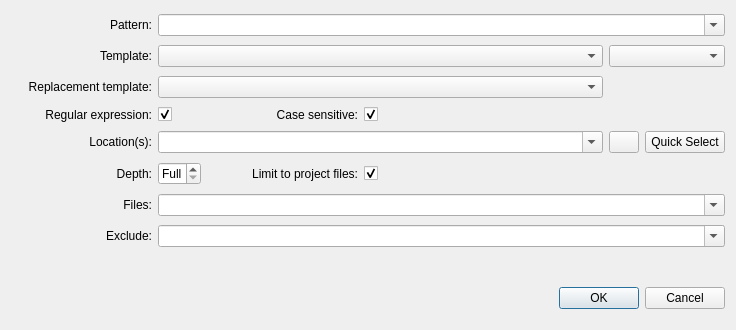
<?xml version="1.0" encoding="UTF-8"?>
<ui version="4.0">
 <class>GrepWidget</class>
 <widget class="QWidget" name="GrepWidget">
  <property name="geometry">
   <rect>
    <x>0</x>
    <y>0</y>
    <width>730</width>
    <height>330</height>
   </rect>
  </property>
  <property name="sizePolicy">
   <sizepolicy hsizetype="Preferred" vsizetype="Preferred">
    <horstretch>0</horstretch>
    <verstretch>0</verstretch>
   </sizepolicy>
  </property>
  <property name="maximumSize">
   <size>
    <width>16777215</width>
    <height>16777215</height>
   </size>
  </property>
  <property name="windowTitle">
   <string>Find-Replace In Files</string>
  </property>
  <layout class="QGridLayout">
   <item row="0" column="1" colspan="5">
    <widget class="QComboBox" name="patternCombo">
     <property name="sizePolicy">
      <sizepolicy hsizetype="Preferred" vsizetype="Fixed">
       <horstretch>0</horstretch>
       <verstretch>0</verstretch>
      </sizepolicy>
     </property>
     <property name="toolTip">
      <string>Enter the regular expression you want to search for here.</string>
     </property>
     <property name="whatsThis">
      <string>&lt;!DOCTYPE HTML PUBLIC &quot;-//W3C//DTD HTML 4.0//EN&quot; &quot;http://www.w3.org/TR/REC-html40/strict.dtd&quot;&gt;
&lt;html&gt;&lt;head&gt;&lt;meta name=&quot;qrichtext&quot; content=&quot;1&quot; /&gt;&lt;style type=&quot;text/css&quot;&gt;
p, li { white-space: pre-wrap; }
&lt;/style&gt;&lt;/head&gt;&lt;body style=&quot; font-family:'Sans Serif'; font-size:9pt; font-weight:400; font-style:normal;&quot;&gt;
&lt;p style=&quot; margin-top:0px; margin-bottom:0px; margin-left:0px; margin-right:0px; -qt-block-indent:0; text-indent:0px;&quot;&gt;Enter the regular expression you want to search for here.&lt;/p&gt;
&lt;p style=&quot; margin-top:12px; margin-bottom:12px; margin-left:0px; margin-right:0px; -qt-block-indent:0; text-indent:0px;&quot;&gt;If you do not check &quot;Regular Expression&quot; below, this is considered a raw string. That means, all meta characters are escaped.&lt;/p&gt;
&lt;p style=&quot; margin-top:12px; margin-bottom:12px; margin-left:0px; margin-right:0px; -qt-block-indent:0; text-indent:0px;&quot;&gt;Possible meta characters are:&lt;/p&gt;
&lt;ul style=&quot;margin-top: 0px; margin-bottom: 0px; margin-left: 0px; margin-right: 0px; -qt-list-indent: 1;&quot;&gt;&lt;li style=&quot; margin-top:12px; margin-bottom:0px; margin-left:0px; margin-right:0px; -qt-block-indent:0; text-indent:0px;&quot;&gt;&lt;span style=&quot; font-weight:600;&quot;&gt;.&lt;/span&gt; - Matches any character&lt;/li&gt;
&lt;li style=&quot; margin-top:0px; margin-bottom:0px; margin-left:0px; margin-right:0px; -qt-block-indent:0; text-indent:0px;&quot;&gt;&lt;span style=&quot; font-weight:600;&quot;&gt;^&lt;/span&gt; - Matches the beginning of a line&lt;/li&gt;
&lt;li style=&quot; margin-top:0px; margin-bottom:0px; margin-left:0px; margin-right:0px; -qt-block-indent:0; text-indent:0px;&quot;&gt;&lt;span style=&quot; font-weight:600;&quot;&gt;$&lt;/span&gt; - Matches the end of a line&lt;/li&gt;
&lt;li style=&quot; margin-top:0px; margin-bottom:0px; margin-left:0px; margin-right:0px; -qt-block-indent:0; text-indent:0px;&quot;&gt;&lt;span style=&quot; font-weight:600;&quot;&gt;\b&lt;/span&gt; - Matches a word boundary&lt;/li&gt;
&lt;li style=&quot; margin-top:0px; margin-bottom:12px; margin-left:0px; margin-right:0px; -qt-block-indent:0; text-indent:0px;&quot;&gt;&lt;span style=&quot; font-weight:600;&quot;&gt;\s&lt;/span&gt; - Matches any whitespace character&lt;/li&gt;&lt;/ul&gt;
&lt;p style=&quot; margin-top:0px; margin-bottom:0px; margin-left:0px; margin-right:0px; -qt-block-indent:0; text-indent:0px;&quot;&gt;The following repetition operators exist:&lt;/p&gt;
&lt;ul style=&quot;margin-top: 0px; margin-bottom: 0px; margin-left: 0px; margin-right: 0px; -qt-list-indent: 1;&quot;&gt;&lt;li style=&quot; margin-top:12px; margin-bottom:0px; margin-left:0px; margin-right:0px; -qt-block-indent:0; text-indent:0px;&quot;&gt;&lt;span style=&quot; font-weight:600;&quot;&gt;?&lt;/span&gt; - The preceding item is matched at most once&lt;/li&gt;
&lt;li style=&quot; margin-top:0px; margin-bottom:0px; margin-left:0px; margin-right:0px; -qt-block-indent:0; text-indent:0px;&quot;&gt;&lt;span style=&quot; font-weight:600;&quot;&gt;*&lt;/span&gt; - The preceding item is matched zero or more times&lt;/li&gt;
&lt;li style=&quot; margin-top:0px; margin-bottom:0px; margin-left:0px; margin-right:0px; -qt-block-indent:0; text-indent:0px;&quot;&gt;&lt;span style=&quot; font-weight:600;&quot;&gt;+&lt;/span&gt; - The preceding item is matched one or more times&lt;/li&gt;
&lt;li style=&quot; margin-top:0px; margin-bottom:0px; margin-left:0px; margin-right:0px; -qt-block-indent:0; text-indent:0px;&quot;&gt;&lt;span style=&quot; font-weight:600;&quot;&gt;{&lt;/span&gt;&lt;span style=&quot; font-weight:600; font-style:italic;&quot;&gt;n&lt;/span&gt;&lt;span style=&quot; font-weight:600;&quot;&gt;}&lt;/span&gt; - The preceding item is matched exactly &lt;span style=&quot; font-style:italic;&quot;&gt;n&lt;/span&gt; times&lt;/li&gt;
&lt;li style=&quot; margin-top:0px; margin-bottom:0px; margin-left:0px; margin-right:0px; -qt-block-indent:0; text-indent:0px;&quot;&gt;&lt;span style=&quot; font-weight:600;&quot;&gt;{&lt;/span&gt;&lt;span style=&quot; font-weight:600; font-style:italic;&quot;&gt;n&lt;/span&gt;&lt;span style=&quot; font-weight:600;&quot;&gt;,}&lt;/span&gt; - The preceding item is matched &lt;span style=&quot; font-style:italic;&quot;&gt;n&lt;/span&gt; or more times&lt;/li&gt;
&lt;li style=&quot; margin-top:0px; margin-bottom:0px; margin-left:0px; margin-right:0px; -qt-block-indent:0; text-indent:0px;&quot;&gt;&lt;span style=&quot; font-weight:600;&quot;&gt;{,&lt;/span&gt;&lt;span style=&quot; font-weight:600; font-style:italic;&quot;&gt;n&lt;/span&gt;&lt;span style=&quot; font-weight:600;&quot;&gt;}&lt;/span&gt; - The preceding item is matched at most &lt;span style=&quot; font-style:italic;&quot;&gt;n&lt;/span&gt; times&lt;/li&gt;
&lt;li style=&quot; margin-top:0px; margin-bottom:12px; margin-left:0px; margin-right:0px; -qt-block-indent:0; text-indent:0px;&quot;&gt;&lt;span style=&quot; font-weight:600;&quot;&gt;{&lt;/span&gt;&lt;span style=&quot; font-weight:600; font-style:italic;&quot;&gt;n&lt;/span&gt;&lt;span style=&quot; font-weight:600;&quot;&gt;,&lt;/span&gt;&lt;span style=&quot; font-weight:600; font-style:italic;&quot;&gt;m&lt;/span&gt;&lt;span style=&quot; font-weight:600;&quot;&gt;}&lt;/span&gt; - The preceding item is matched at least &lt;span style=&quot; font-style:italic;&quot;&gt;n&lt;/span&gt;, but at most &lt;span style=&quot; font-style:italic;&quot;&gt;m&lt;/span&gt; times.&lt;/li&gt;&lt;/ul&gt;
&lt;p style=&quot; margin-top:0px; margin-bottom:0px; margin-left:0px; margin-right:0px; -qt-block-indent:0; text-indent:0px;&quot;&gt;Furthermore, backreferences to bracketed subexpressions are available via the notation \&lt;span style=&quot; font-style:italic;&quot;&gt;n&lt;/span&gt;.&lt;/p&gt;
&lt;p style=&quot; margin-top:12px; margin-bottom:12px; margin-left:0px; margin-right:0px; -qt-block-indent:0; text-indent:0px;&quot;&gt;For further reference, look at &lt;a href=&quot;http://www.pcre.org&quot;&gt;&lt;span style=&quot; text-decoration: underline; color:#0057ae;&quot;&gt;www.pcre.org&lt;/span&gt;&lt;/a&gt; or &lt;span style=&quot; font-style:italic;&quot;&gt;man pcresyntax.&lt;/span&gt;&lt;/p&gt;&lt;/body&gt;&lt;/html&gt;</string>
     </property>
     <property name="editable">
      <bool>true</bool>
     </property>
     <property name="autoCompletion">
      <bool>false</bool>
     </property>
    </widget>
   </item>
   <item row="1" column="0">
    <widget class="QLabel" name="label_9">
     <property name="text">
      <string>Template:</string>
     </property>
     <property name="alignment">
      <set>Qt::AlignRight|Qt::AlignTrailing|Qt::AlignVCenter</set>
     </property>
     <property name="buddy">
      <cstring>templateEdit</cstring>
     </property>
    </widget>
   </item>
   <item row="1" column="1" colspan="3">
    <widget class="KComboBox" name="templateEdit">
     <property name="toolTip">
      <string>This is the regular expression template.</string>
     </property>
     <property name="whatsThis">
      <string>This is the regular expression template. &lt;i&gt;%s&lt;/i&gt; will be replaced by the pattern, while &lt;i&gt;%%&lt;/i&gt; will be replaced by &lt;i&gt;%&lt;/i&gt;.</string>
     </property>
    </widget>
   </item>
   <item row="5" column="5">
    <widget class="QPushButton" name="syncButton">
     <property name="toolTip">
      <string>Quickly select location from a set of directories</string>
     </property>
     <property name="text">
      <string>Quick Select</string>
     </property>
    </widget>
   </item>
   <item row="6" column="0">
    <widget class="QLabel" name="depthLabel">
     <property name="text">
      <string>Depth:</string>
     </property>
     <property name="alignment">
      <set>Qt::AlignRight|Qt::AlignTrailing|Qt::AlignVCenter</set>
     </property>
     <property name="buddy">
      <cstring>depthSpin</cstring>
     </property>
    </widget>
   </item>
   <item row="6" column="1">
    <widget class="QSpinBox" name="depthSpin">
     <property name="toolTip">
      <string extracomment="Maximum level of recursion. For folder-based searches, that means the level of subfolders. Choose 0 to look only in files inside the current folder, or Full to search also on the subfoldersâ€™s files, theirs subfoldersâ€™ files, and so on."/>
     </property>
     <property name="specialValueText">
      <string extracomment="Full recursion will be used. For folder-based searches, that means searching in the target folder and all the subfolders, their subfolders, and so on.">Full</string>
     </property>
     <property name="minimum">
      <number>-1</number>
     </property>
     <property name="value">
      <number>-1</number>
     </property>
    </widget>
   </item>
   <item row="0" column="0">
    <widget class="QLabel" name="label_8">
     <property name="text">
      <string>Pattern:</string>
     </property>
     <property name="alignment">
      <set>Qt::AlignRight|Qt::AlignTrailing|Qt::AlignVCenter</set>
     </property>
     <property name="buddy">
      <cstring>patternCombo</cstring>
     </property>
    </widget>
   </item>
   <item row="7" column="0">
    <widget class="QLabel" name="label">
     <property name="text">
      <string>Files:</string>
     </property>
     <property name="alignment">
      <set>Qt::AlignRight|Qt::AlignTrailing|Qt::AlignVCenter</set>
     </property>
     <property name="buddy">
      <cstring>filesCombo</cstring>
     </property>
    </widget>
   </item>
   <item row="3" column="2">
    <widget class="QLabel" name="label_11">
     <property name="text">
      <string>Case sensitive:</string>
     </property>
     <property name="alignment">
      <set>Qt::AlignRight|Qt::AlignTrailing|Qt::AlignVCenter</set>
     </property>
     <property name="buddy">
      <cstring>caseSensitiveCheck</cstring>
     </property>
    </widget>
   </item>
   <item row="3" column="3">
    <widget class="QCheckBox" name="caseSensitiveCheck">
     <property name="sizePolicy">
      <sizepolicy hsizetype="Expanding" vsizetype="Fixed">
       <horstretch>0</horstretch>
       <verstretch>0</verstretch>
      </sizepolicy>
     </property>
     <property name="toolTip">
      <string>Case-sensitive searching.</string>
     </property>
     <property name="text">
      <string/>
     </property>
     <property name="checked">
      <bool>true</bool>
     </property>
    </widget>
   </item>
   <item row="5" column="0">
    <widget class="QLabel" name="label_5">
     <property name="text">
      <string>Location(s):</string>
     </property>
     <property name="alignment">
      <set>Qt::AlignRight|Qt::AlignTrailing|Qt::AlignVCenter</set>
     </property>
     <property name="buddy">
      <cstring>searchPaths</cstring>
     </property>
    </widget>
   </item>
   <item row="7" column="1" colspan="5">
    <widget class="KComboBox" name="filesCombo">
     <property name="toolTip">
      <string>Files filter.</string>
     </property>
     <property name="whatsThis">
      <string>Enter the file name pattern of the files to search here. You may give several patterns separated by commas or spaces.</string>
     </property>
     <property name="editable">
      <bool>true</bool>
     </property>
     <property name="autoCompletion">
      <bool>false</bool>
     </property>
    </widget>
   </item>
   <item row="8" column="0">
    <widget class="QLabel" name="label_2">
     <property name="text">
      <string>Exclude:</string>
     </property>
     <property name="alignment">
      <set>Qt::AlignRight|Qt::AlignTrailing|Qt::AlignVCenter</set>
     </property>
     <property name="buddy">
      <cstring>excludeCombo</cstring>
     </property>
    </widget>
   </item>
   <item row="8" column="1" colspan="5">
    <widget class="KComboBox" name="excludeCombo">
     <property name="toolTip">
      <string>Files pattern to exclude</string>
     </property>
     <property name="whatsThis">
      <string>Enter the file name pattern of the files to exclude from the search here. You may give several patterns separated by commas or spaces.&lt;p&gt;Every pattern is internally surrounded by asterisks, so that each pattern can match parts of the file paths.&lt;/p&gt;</string>
     </property>
     <property name="editable">
      <bool>true</bool>
     </property>
     <property name="autoCompletion">
      <bool>false</bool>
     </property>
    </widget>
   </item>
   <item row="9" column="0">
    <spacer>
     <property name="orientation">
      <enum>Qt::Horizontal</enum>
     </property>
     <property name="sizeType">
      <enum>QSizePolicy::Fixed</enum>
     </property>
     <property name="sizeHint" stdset="0">
      <size>
       <width>141</width>
       <height>16</height>
      </size>
     </property>
    </spacer>
   </item>
   <item row="9" column="1">
    <spacer>
     <property name="orientation">
      <enum>Qt::Horizontal</enum>
     </property>
     <property name="sizeType">
      <enum>QSizePolicy::Fixed</enum>
     </property>
     <property name="sizeHint" stdset="0">
      <size>
       <width>41</width>
       <height>20</height>
      </size>
     </property>
    </spacer>
   </item>
   <item row="9" column="2">
    <spacer>
     <property name="orientation">
      <enum>Qt::Horizontal</enum>
     </property>
     <property name="sizeType">
      <enum>QSizePolicy::Fixed</enum>
     </property>
     <property name="sizeHint" stdset="0">
      <size>
       <width>151</width>
       <height>31</height>
      </size>
     </property>
    </spacer>
   </item>
   <item row="9" column="3" colspan="3">
    <spacer>
     <property name="orientation">
      <enum>Qt::Horizontal</enum>
     </property>
     <property name="sizeType">
      <enum>QSizePolicy::Fixed</enum>
     </property>
     <property name="sizeHint" stdset="0">
      <size>
       <width>361</width>
       <height>20</height>
      </size>
     </property>
    </spacer>
   </item>
   <item row="1" column="4" colspan="2">
    <widget class="KComboBox" name="templateTypeCombo"/>
   </item>
   <item row="3" column="0">
    <widget class="QLabel" name="label_10">
     <property name="text">
      <string>Regular expression:</string>
     </property>
     <property name="alignment">
      <set>Qt::AlignRight|Qt::AlignTrailing|Qt::AlignVCenter</set>
     </property>
     <property name="buddy">
      <cstring>regexCheck</cstring>
     </property>
    </widget>
   </item>
   <item row="3" column="1">
    <widget class="QCheckBox" name="regexCheck">
     <property name="toolTip">
      <string>Enable or disable regular expression.</string>
     </property>
     <property name="text">
      <string/>
     </property>
     <property name="checked">
      <bool>true</bool>
     </property>
    </widget>
   </item>
   <item row="6" column="2">
    <widget class="QLabel" name="limitToProjectLabel">
     <property name="text">
      <string>Limit to project files:</string>
     </property>
     <property name="alignment">
      <set>Qt::AlignRight|Qt::AlignTrailing|Qt::AlignVCenter</set>
     </property>
     <property name="buddy">
      <cstring>limitToProjectCheck</cstring>
     </property>
    </widget>
   </item>
   <item row="6" column="3">
    <widget class="QCheckBox" name="limitToProjectCheck">
     <property name="sizePolicy">
      <sizepolicy hsizetype="Expanding" vsizetype="Fixed">
       <horstretch>0</horstretch>
       <verstretch>0</verstretch>
      </sizepolicy>
     </property>
     <property name="text">
      <string/>
     </property>
     <property name="checked">
      <bool>true</bool>
     </property>
    </widget>
   </item>
   <item row="2" column="1" colspan="3">
    <widget class="KComboBox" name="replacementTemplateEdit">
     <property name="toolTip">
      <string>Enter the replacement template.</string>
     </property>
    </widget>
   </item>
   <item row="2" column="0">
    <widget class="QLabel" name="label_4">
     <property name="text">
      <string>Replacement template:</string>
     </property>
     <property name="alignment">
      <set>Qt::AlignRight|Qt::AlignTrailing|Qt::AlignVCenter</set>
     </property>
     <property name="buddy">
      <cstring>replacementTemplateEdit</cstring>
     </property>
    </widget>
   </item>
   <item row="5" column="1" colspan="3">
    <widget class="KComboBox" name="searchPaths">
     <property name="toolTip">
      <string>Select the location where you want to search. It can be a directory, a file, or a semicolon separated (without spaces) list of directories/files.</string>
     </property>
     <property name="editable">
      <bool>true</bool>
     </property>
     <property name="autoCompletion">
      <bool>false</bool>
     </property>
    </widget>
   </item>
   <item row="5" column="4">
    <widget class="QPushButton" name="directorySelector">
     <property name="sizePolicy">
      <sizepolicy hsizetype="Fixed" vsizetype="Fixed">
       <horstretch>0</horstretch>
       <verstretch>0</verstretch>
      </sizepolicy>
     </property>
     <property name="maximumSize">
      <size>
       <width>30</width>
       <height>30</height>
      </size>
     </property>
     <property name="toolTip">
      <string>Select a directory to search in.</string>
     </property>
     <property name="text">
      <string/>
     </property>
    </widget>
   </item>
   <item row="10" column="3" colspan="3">
    <widget class="QDialogButtonBox" name="buttonBox">
     <property name="standardButtons">
      <set>QDialogButtonBox::Cancel|QDialogButtonBox::Ok</set>
     </property>
    </widget>
   </item>
  </layout>
 </widget>
 <customwidgets>
  <customwidget>
   <class>KComboBox</class>
   <extends>QComboBox</extends>
   <header>kcombobox.h</header>
  </customwidget>
 </customwidgets>
 <tabstops>
  <tabstop>patternCombo</tabstop>
  <tabstop>templateEdit</tabstop>
  <tabstop>templateTypeCombo</tabstop>
  <tabstop>replacementTemplateEdit</tabstop>
  <tabstop>regexCheck</tabstop>
  <tabstop>caseSensitiveCheck</tabstop>
  <tabstop>searchPaths</tabstop>
  <tabstop>directorySelector</tabstop>
  <tabstop>syncButton</tabstop>
  <tabstop>depthSpin</tabstop>
  <tabstop>limitToProjectCheck</tabstop>
  <tabstop>filesCombo</tabstop>
  <tabstop>excludeCombo</tabstop>
 </tabstops>
 <resources/>
 <connections/>
</ui>
